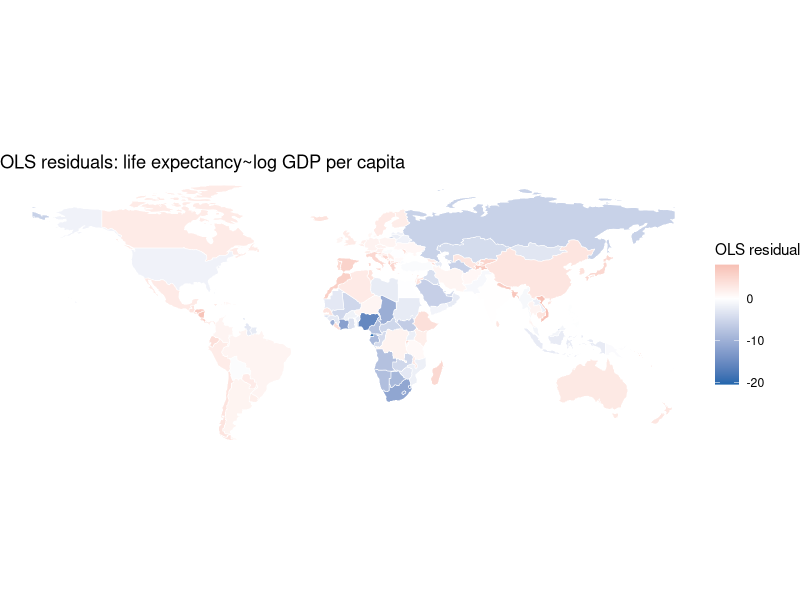

This figure's R source:
library(sf)
library(spData)
install.packages("spdep")
library(spdep)
install.packages("spatialreg")
library(spatialreg)
data(world)

# IN-CLASS
## PROBLEM 1: SETUP AND OLS BASELINE
## 1.1.a: Load the world dataset. Remove rows with missing gdpPercap or lifeExp, and remove Antarctica. 
world=world[!is.na(world$gdpPercap)&!is.na(world$lifeExp),]
world=world[world$continent!="Antarctica",]
## How many observations remain?
nrow(world)
## ANSWERS/COMMENT: There are 160 observations remaining.
## Log-transform gdpPercap and store it as a new column.
world$log_gdp=log(world$gdpPercap)
## In a comment, report the number of remaining observations and explain why we log-transform GDP per capita. 
## Recall the discussion of skewed distributions and log transformations from earlier in the course.
### ANSWER/COMMENT:

## 1.1.b: Fit an OLS regression of life expectancy (lifeExp) on log GDP per capita. 
ols_fit=lm(lifeExp~log_gdp, data=world)
summary(ols_fit)
## In a comment, report the estimated coefficient on log_gdp. What does it mean substantively?
### ANSWER/COMMENT: The estimated coefficient is 5.5403. 
## Is it statistically significant? 
## ANSWER/COMMENT: Yes, the p-value is 2.67e-10 with 3 stars - it is statistically significantly at the 0.001 level.
## What is the R2?
### ANSWER/COMMENT: The R2 is 0.6472.

##1.1.c: Save the OLS residuals and map them.
world$ols_resid=residuals(ols_fit)

library(ggplot2)
ggplot(world)+
  geom_sf(aes(fill=ols_resid), color="white", linewidth=0.2)+
  scale_fill_gradient2(low="#2166ac", mid="white", high="#d6604d", midpoint=0, name="OLS residual")+
  theme_void()+
  labs(title="OLS residuals: life expectancy~log GDP per capita")

## trying to predict life expectancy based on income per capita. residuals are prediction error. there are a negative prediction error: underpredicting africa, people in africa live longer than we predict. ppeople in africa are living less than they should based on their income. 

## 1.2: SPATIAL WEIGHTS MATRIX
## 1.2.a: Create a queen contiguity neighborhood and row-standardized spatial weights. Recall from class and previous assignment that queen contiguity defines neighbors as any polygon sharing at least one point:
nb=poly2nb(world,queen=TRUE)
listw=nb2listw(nb, style="W", zero.policy=TRUE)
summary(nb)
## In a comment, report how many countries have 0 neighbors.
### ANSWER/COMMENT: 16 countries have 0 neighbors.
## Explain why some countries have no neighbors in a contiguity-based weights matrix.

## 1.2.b: MORAN TEST
moran.test(world$ols_resid, listw=listw, zero.policy=TRUE)
## In a comment, report the Moran's I statistic and p-value. 
### ANSWER/COMMENT: The I statistic is 0.4374 (positive - there is clustering) and the p-value is 8.054e-12.
## Is there statistically significant spatial autocorrelation in the residuals?
### ANSWER/COMMENT: Yes, there is a statistically significant spatial autocorrelation in the residuals.
## What does this imply for OLS - specifically what assumption of OLS is being violated?
### ANSWER/COMMENT: OLS assumes IID, that observations are independently and identically distributed. 

## PROBLEM 1.3: LAGRANGE MULTIPLIER TESTS
### Recall from class that when Moran's I on residuals is significant, we face a choice: use the Spatial Error Model (SEM) or the Spatial Lag Model (SLM)? The Lagrange Multiplier (LM) tests help guide this decision. 
### Run all four tests at once:
lm_tests=lm.RStests(ols_fit, listw=listw, test=c("LMerr", "LMlag", "RLMerr", "RLMlag"), zero.policy=TRUE)

## 1.3.a: Report the test statistics and p-values for LMerr and LMlag. Are both significant?
lm_tests
### ANSWER: The test statistic for LMerr is 52.17 with a p-value of 5.089e-13. The test statistic for LMlag is 0.061576 with a p-value of 0.804. The only one that is statistically significant is therefore LMerr.
## In a comment, recall from class what each of these tests is checking: LMerr tests for spatial dependence in the error term, while LMlag tests for a spatially lagged dependent variable.
### ANSWER/COMMENT: LMerr tests whether there is spatial dependence in the error term, while LMlag tests whether a spatially lagged dependent variable belongs in the model. When both tests are significant, this means that both types of spatial dependence appear to be present in some form when tested individually. In this case, we turn to robust versions to discriminate.
## 1.3.b: Report the robust versions RLMerr and RMlag. These tests control for the presence of the other type of dependence. 
### ANSWER/COMMENT: The RLMerr test statistic is 54.306 with a p-value of 1.716e-13. The RMlag test statistic is 2.1973 with a p-value of 0.1383. 
## Which is more significant?
### ANSWER/COMMENT: In class our decision was to choose the model whose robustness test is more significant. Here, the RLMerr has a more significant p-value, so we will choose this one, meaning that we opt for the SEM model. 

## PROBLEM 1.4: SPATIAL ERROR MODEL (SEM)
## Based on the diagnostics above, fit the SEM using errorsarlm from sdedp
sem_fit=errorsarlm(lifeExp~log_gdp, data=world, listw=listw, zero.policy = TRUE)
summary(sem_fit)
## 1.4.a.: Report the estimated coefficient on log_gdp from the SEM and compare it to the OLS estimate.
### ANSWER/COMMENT: The estimated coefficient on log_gdp is 3.95785.
## Has the coefficient changed much? 
### ANSWER/COMMENT: Yes, the coefficient on log_gdp has gone down by about 1.5 points. This is because with SEM, the error-structure correction absorbs spatial confounding.
## Report the lambda parameter and its p-value. 
### ANSWER/COMMENT: The lambda paramter is 0.76254 with a p-value of less than 2.22e-16. 
## Is it statistically significant?
### ANSWER/COMMENT: Yes, this is statistically significant at the p<0.001 level.

## 1.4.b: In a comment (2-3 sentences), explain what lambda represents in the SEM. Recall from class: the SEM says u=lambdaWu+Epsilon, meaning the error at each unit is partly a function of the neighbors' errors. If lambda>0 and is significant, what does this tell us about the structure of the unmeasured factors driving life expectancy?
### ANSWER/COMMENT: In the SEM, lambda represents the spatial autoregressive process in the disturbances (u=lambdaWu+Epsilon). A positive and significant lambda means that the unmeasured factors driving life expectancy (in this case) are spatially correlated. That is, ommitted variables such as regional disease environments, cultural practices around healtjcare, or cross-border health infrastructure are themselves geographically clustered. The SEM filters this spatial correlation out of the residuals without positing that life expectancy itself directly diffuses across borders.

## 1.4.c: Check whether the SEM has removed the spatial autocorrelation from the residuals. Save the SEM residuals and run Moran's test again:
world$sem_resid=residuals(sem_fit)
moran.test(world$sem_resid, listw=listw, zero.policy=TRUE)
## In a comment, compare this result to the Moran's I on the OLS residuals from question 1.2.b. Has the spatial autocorrelation been removed or substantially reduced?
### ANSWER/COMMENT: The I statistic here reduced substantially from the OLS residuals in question 1.2.b. This means the spatial autocorrelation has been substantially reduced, making the test statistic much closer to zero and the p-value insiginficant. This indicates that the spatial error correction has absorbed most of the geographic clustering that OLS left behind in its residuals. 

## PROBLEM 1.5: DISTANCE-BASED WEIGHTS: AN ALTERNATIVE NEIGHBORHOOD
## So far we have used QUEEN CONTIGUITY to define neighbors: two countries are neighbors if their polygons share at lease one point. But this misses island nations entirely and treats all shared-border pairs as equally connected regardless of distance. An alternative is to define neighbors based on geographic proximity: two countries are neighbors if the distance between their centroids is below a threshold.
## 1.5.a: Compute the centroids of every country and build a distance-based neighborhood in which two countries are neighbors if their centroids are within 300km of each other. Use the following code:
coords=st_centroid(st_geometry(world))   
nb_dist=dnearneigh(coords, d1=0, d2=300)
summary(nb_dist)
## NOTE ON DISTANCES AND PROJECTIONS: Earlier in the course we said that computing distances requires projecting to a planar CRS (e.g. UTM). That advice applies applies when you work within a limited area where a single projection is accurate. Here we have a global dataset: no single planar projection preserves distances everywhere on Earth. The function dnearneigh handles this automatically: when it receives an sf object with a geographic CRS (WGS84), it computes great-circles distances on the ellipsoid, which are accurate worldwide. The 300 km threshold is therefore interpreted in km without needing to project. 
## In a comment, compare this neighborhood to the queen contiguity one from question 1.2.a.
## How many countries now have zero neighbors? 
### ANSWER/COMMENT:
## Is this number higher or lower than before?
### ANSWER/COMMENT:
## Why might that be?
### ANSWER/COMMENT:

## 1.5.b: Create row-standardized weights from the distance-based neighborhood and fit a SEM using the same formula (lifeExp ~ log_gdp):
listw_dist=nb2listw(nb_dist, style="W", zero.policy = TRUE)
sem_dist=errorsarlm(lifeExp~log_gdp, data=world, listw=listw_dist, zero.policy=TRUE)
summary(sem_dist)
## In a comment, report predicted lambda and its p-value. Compare the log_gdp coefficient and predicted lambda from this model to the contiguity-based SEM in question 1.4.a. Are the results substantially different? What does this tell you about the sensitivity of spatial models to the definition of the neighborhood?

## 1.4.c.: Run Moran's I on the residuals of this distance-based SEM (using listwdist). In a comment, does this model also succeed in removing spatial autocorrelation from the residuals? Compare to your answer in 1.4.c.
### ANSWER/COMMENT:

# PART 2: TAKE-HOME (SPATIAL LAG MODEL AND MODEL COMPARISON)
## 2.1 SPATIAL LAG MODEL
